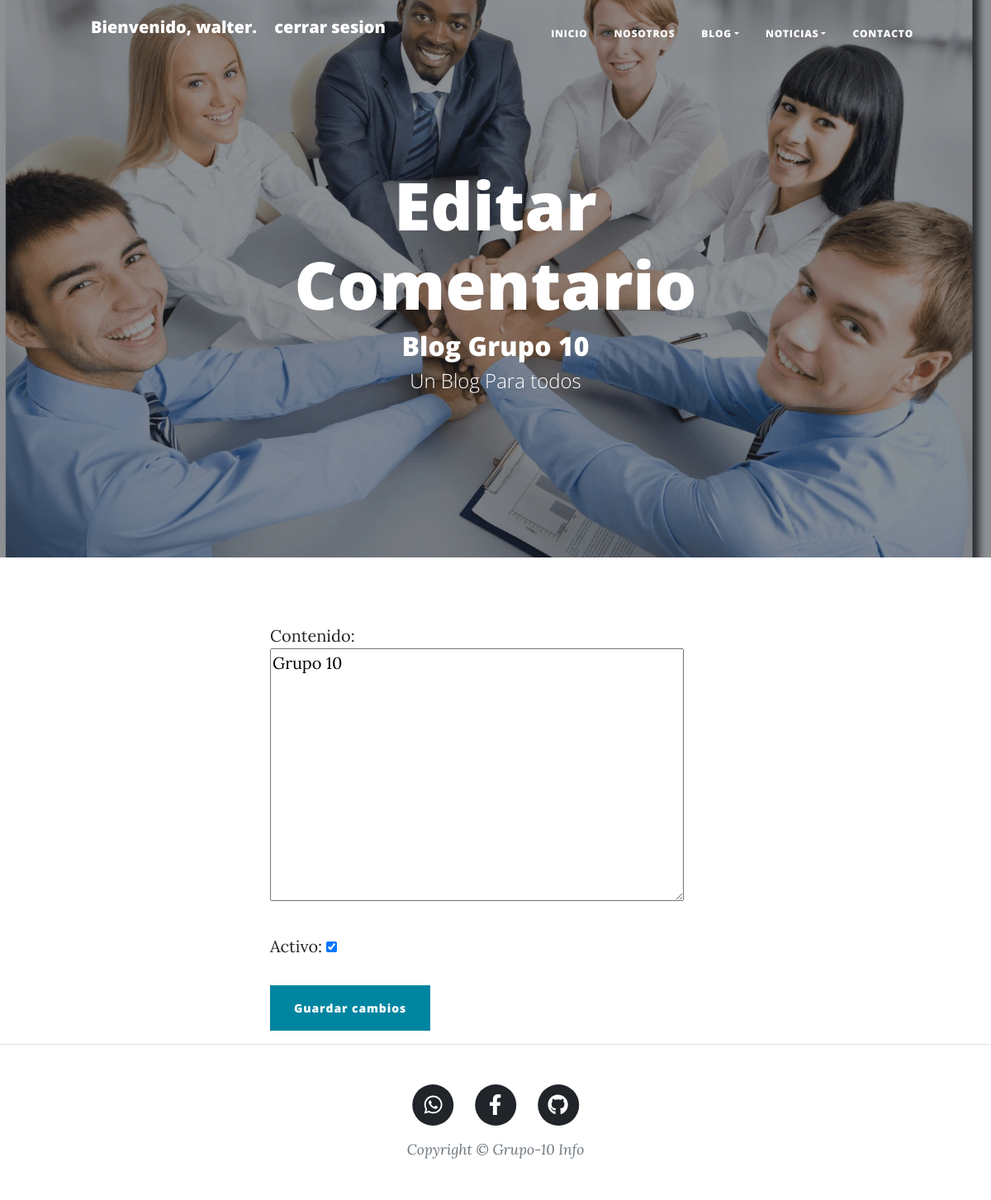
/blogpost/editarComentario/10/ (signed in), run on the app's committed database.
### apps/usuarios/models.py (models this page shows, shortened)
class Usuario(AbstractUser):
    PERFIL_CHOICES = (
        ('visitante', 'Visitante'),
        ('miembro', 'Miembro'),
        ('colaborador', 'Colaborador'),
    )
    imagen = models.ImageField(upload_to='usuarios/', null=True, blank=True)
    facebook = models.CharField(max_length=100, null=True, blank=True)
    whatsapp = models.CharField(max_length=100, null=True, blank=True)
    instagram = models.CharField(max_length=100, null=True, blank=True)
    perfil = models.CharField(max_length=12, choices=PERFIL_CHOICES, default='visitante')

### apps/blogpost/models.py (models this page shows, shortened)
class Comentario(models.Model):
    usuario =models.ForeignKey(settings.AUTH_USER_MODEL, on_delete=models.CASCADE, related_name='usuario')
    post = models.ForeignKey(Post,on_delete=models.CASCADE,related_name='comentario')
    fechaCreado = models.DateTimeField(auto_now_add=True)
    contenido = models.TextField()
    activo=models.BooleanField(default=False)
    me_gusta= models.ManyToManyField(settings.AUTH_USER_MODEL,blank=True,related_name='comentario_Megusta')
    no_megusta=models.ManyToManyField(settings.AUTH_USER_MODEL,blank=True,related_name='comentario_no_Megusta')

### apps/blogpost/views.py (the view)
# urls.py: path('editarComentario/<int:pk>/',views.editarComentario,name='editarComentario'),
@login_required
@user_passes_test(es_miembro_o_colaborador)
def editarComentario(request, pk):
    comentario = get_object_or_404(Comentario, pk=pk)
    if not request.user.is_authenticated or request.user != comentario.usuario:
        return redirect('blogpost:detalle', pk=comentario.post.pk)
    if request.method == 'POST':
        form = ComentarioForm(request.POST, instance=comentario)
        if form.is_valid():
            form.save()
            return redirect('blogpost:detalle', pk=comentario.post.pk)
    else:
        form = ComentarioForm(instance=comentario)
    return render(request, 'blogpost/editar_comentario.html', {'form': form})

### apps/blogpost/forms.py
class ComentarioForm(forms.ModelForm):
    class Meta:
        model = Comentario
        fields = ( 'contenido', 'activo')
        widgets = {
            'activo': forms.CheckboxInput(attrs={'placeholder': 'Activo'}),
        }

### apps/usuarios/utilidades.py (called while the page is built)
def es_colaborador(user):
    return user.is_authenticated and user.perfil == 'colaborador'

def es_miembro(user):
    return user.is_authenticated and user.perfil == 'miembro'

def es_miembro_o_colaborador(user):
    return es_miembro(user) or es_colaborador(user)

### blog/contexto_processo.py (called while the page is built)
def logged_in_user(request):
    return {'logged_in_user': request.user}

### templates/blogpost/editar_comentario.html (shortened to what this page needs)
{%extends 'base2.html' %}
{% load static %}
{%block head %}
 <header class="masthead" style="background-image: url('static/image/home Grupo10.jpg')">
    <div class="container position-relative px-4 px-lg-5">
        <div class="row gx-4 gx-lg-5 justify-content-center">
            <div class="col-md-10 col-lg-8 col-xl-7">
                <div class="site-heading">
                    <h1>Editar Comentario</h1>
                    <h2>Blog Grupo 10</h2>
                    <span class="subheading">Un Blog Para todos</span>
                </div>
            </div>
        </div>
    </div>
</header>
{% endblock head%}
 {% block contenido %}
 <div class="container">
    <div class="row justify-content-center">
        <div class="col-md-6">
            <form id="" action="" method="post" enctype="multipart/form-data" class="mb-3">
                {{ form.as_p }}
                <button type="submit" class="btn btn-primary">Guardar cambios</button>
            </form>
        </div>
    </div>
</div>
{% endblock contenido %}

### templates/base2.html (shortened to what this page needs)
{% load static %}
<!DOCTYPE html>
<html lang="en">
<head>
    <link rel="stylesheet" href="{% static 'css/styles2.css' %}">
</head>
<head>
    {% block head %} {% endblock head %}
</head>
<body>
    <nav class="navbar navbar-expand-lg navbar-light" id="mainNav">
        <div class="container px-4 px-lg-5">
            <ul>
                {% if user.is_authenticated %}
                <a class="navbar-brand" >Bienvenido, {{ logged_in_user.username }}.</a>
                <a class="navbar-brand"  href="{% url 'logout' %}">cerrar sesion</a>
                {% endif %}
           </ul>
            <div class="collapse navbar-collapse" id="navbarResponsive">
                <ul class="navbar-nav ms-auto py-4 py-lg-0">
                    <li class="nav-item " ><a class="nav-link px-lg-3 py-3 py-lg-4 " href="{%url 'inicio2'%}">Inicio </a></li>
                    <li class="nav-item "><a class="nav-link px-lg-3 py-3 py-lg-4" href="{%url 'nosotros2'%}">Nosotros</a></li>
                    <li class="nav-item dropdown">
                        <a class="nav-link dropdown-toggle px-lg-3 py-3 py-lg-4" id="navbarDropdown" href="" role="button" data-bs-toggle="dropdown" aria-expanded="false">Blog</a>
                    </li>
                    <li class="nav-item dropdown">
                        <a class="nav-link dropdown-toggle px-lg-3 py-3 py-lg-4" id="navbarDropdown" href="" role="button" data-bs-toggle="dropdown" aria-expanded="false">Noticias</a>
                    </li>
                    <li class="nav-item"><a class="nav-link px-lg-3 py-3 py-lg-4" href="{% url 'contactos:contacto' %}">Contacto</a></li>
                </ul>
            </div>
        </div>
    </nav>
    {% block contenido %}
    {%endblock contenido %}
</body>
<footer class="border-top">
    <div class="container px-4 px-lg-5">
        <div class="row gx-4 gx-lg-5 justify-content-center">
            <div class="col-md-10 col-lg-8 col-xl-7">
                <ul class="list-inline text-center">
                    <li class="list-inline-item">
                        <a href="https://wa.me/3731621905">
                            <span class="fa-stack fa-lg">
                                <i class="fas fa-circle fa-stack-2x"></i>
                                <i class="fab fa-whatsapp fa-stack-1x fa-inverse"></i>
                            </span>
                        </a>
                    </li>
                    <li class="list-inline-item">
                        <a href="https://www.facebook.com/waltergarnero">
                            <span class="fa-stack fa-lg">
                                <i class="fas fa-circle fa-stack-2x"></i>
                                <i class="fab fa-facebook-f fa-stack-1x fa-inverse"></i>
                            </span>
                        </a>
                    </li>
                    <li class="list-inline-item">
                        <a href="https://github.com/garneromariano/desafio_13">
                            <span class="fa-stack fa-lg">
                                <i class="fas fa-circle fa-stack-2x"></i>
                                <i class="fab fa-github fa-stack-1x fa-inverse"></i>
                            </span>
                        </a>
                    </li>
                </ul>
                <div class="small text-center text-muted fst-italic">Copyright &copy; Grupo-10 Info</div>
            </div>
        </div>
    </div>
</footer>
</html>

### data on the page
Usuario: username "walter"
Comentario: contenido "Grupo 10", activo "☑"
